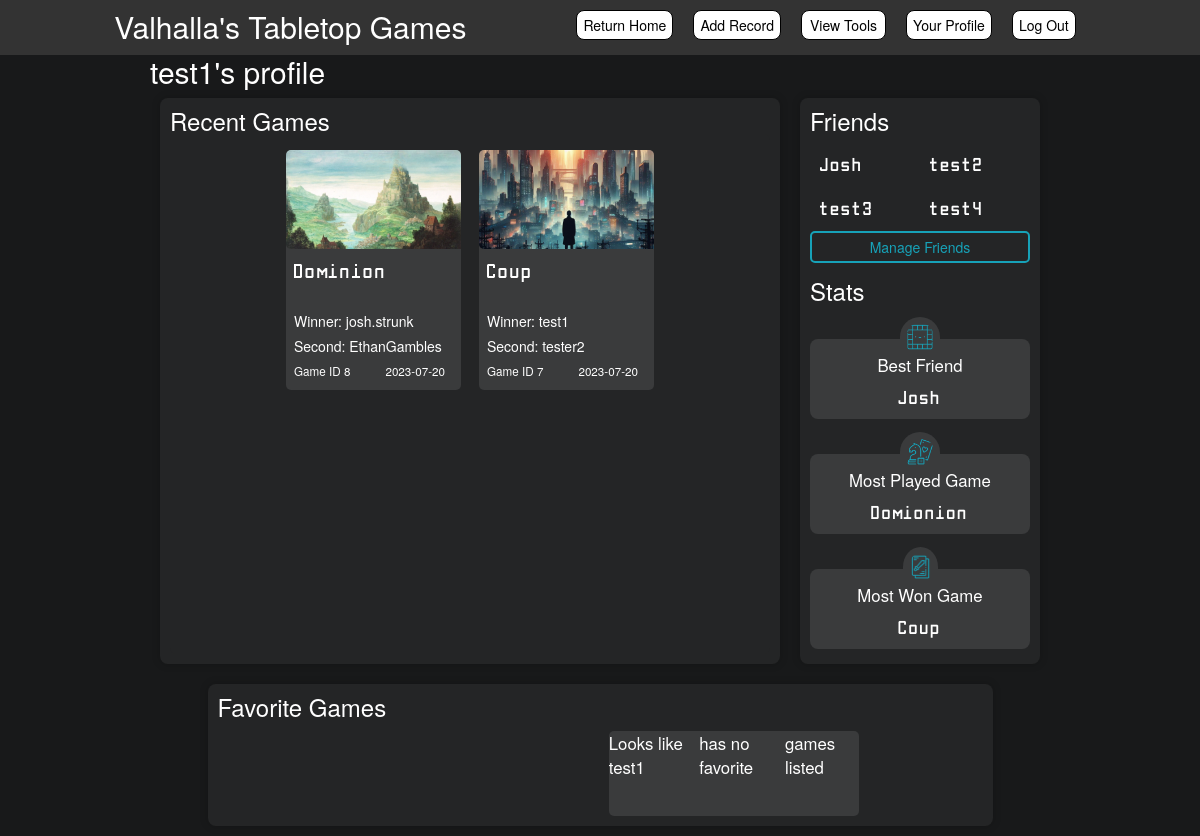
Page /profile?name=tester1 (signed in) on the committed database.
### app.py (models this page shows)
class User(UserMixin, db.Model):
        id = db.Column(db.Integer, primary_key=True)
        fullname = db.Column(db.String(50), nullable=False)
        username = db.Column(db.String(15), nullable=False, unique=True)
        email = db.Column(db.String(50), nullable=False, unique=True)
        password = db.Column(db.String(80), nullable=False)
        favorites = db.relationship('SupportedGames', secondary=userFavorites, backref='favoritedby')
        played = db.relationship('SupportedNames', secondary=playedUsers, backref='playedwith')
        friends = db.relationship('User', secondary=friends,
                                primaryjoin=(friends.c.user_id == id),
                                secondaryjoin=(friends.c.friend_id == id),
                                backref=db.backref('friend_of', lazy='dynamic'),
                                lazy='dynamic')

class DominionGame(db.Model):
    id = db.Column(db.Integer, primary_key=True)
    game_id = db.Column(db.Integer, nullable=False)
    winnerName = db.Column(db.String(50), nullable=False)
    winnerScore = db.Column(db.Integer, nullable=False)
    secondName = db.Column(db.String(50), nullable=False)
    secondScore = db.Column(db.Integer, nullable=False)
    thirdName = db.Column(db.String(50))
    thirdScore = db.Column(db.Integer)
    fourthName = db.Column(db.String(50))
    fourthScore = db.Column(db.Integer)
    date = db.Column(db.Date)

class CoupGame(db.Model):
    id = db.Column(db.Integer, primary_key=True)
    game_id = db.Column(db.Integer, nullable=False)
    winnerName = db.Column(db.String(50), nullable=False)
    secondName = db.Column(db.String(50), nullable=False)
    thirdName = db.Column(db.String(50))
    fourthName = db.Column(db.String(50))
    fifthName = db.Column(db.String(50))
    sixthName = db.Column(db.String(50))
    date = db.Column(db.Date)

### app.py (the view)
@app.route('/profile')
@login_required
def profile():
    userName = request.args.get('name')
    if userName != 'current':
        user = User.query.filter_by(username=userName).first()
    else:
        user = current_user
    user_friends = user.friends.limit(5).all()
    print("user_friends")
    print(user_friends)
    topGames = findRecentGames(user, 'true')
    games = user.favorites
    gameResults = []
    for game in games:
        game_name = game.gameName
        num_players = game.numPlayers
        gameResults.append((game_name, num_players))
    print("gameResults")
    print(gameResults)
    for game_name, num_players in gameResults:
        print(f"{game_name} has {num_players}")
    gamesWon = calcGamesWon(user)
    gamesPlayed = calcGamesPlayed(user)
    mostPlayed = calcMostPlayed(user)
    mostWon = calcMostWon(user)
    bestFriend = calcBestFriend(user)
    profileStats = [gamesPlayed, gamesWon, mostPlayed, mostWon, bestFriend]
    return render_template('profile.html', user=user, friends=user_friends, recentGames = topGames, favoriteGames=gameResults, profileStats = profileStats, profileName=userName, currUser = current_user)

### app.py (called while the page is built)
@login_manager.user_loader
def load_user(user_id):
    return User.query.get(int(user_id))

### templates/profile.html (shortened to what this page needs)
<!DOCTYPE html>
<html lang="en">
<head>
    <link rel="stylesheet" href="https://cdn.jsdelivr.net/npm/bootstrap@3.3.7/dist/css/bootstrap.min.css">
    <link rel="stylesheet" href="{{ url_for('static', filename='css/baseStyles.css') }}">
    <link rel="stylesheet" href="{{ url_for('static', filename='css/profile.css') }}">
</head>
<body>
    {% extends "base.html" %}
    {% import "bootstrap/wtf.html" as wtf %}
    {% block content %}
        <div id="content">
            <div>
                <h2 id="displayname">{{ user.fullname }}'s profile</h2>
                <div id="mainLayout">
                    <div class="section">
                        <h3 style="margin-bottom: 0px;">Recent Games</h3>
                        <div id="recentGames">
                            {% for game in recentGames %}
                            <div class="game">
                                <div >
                                    <img class="testimg" src="{{ url_for('static', filename='images/home/' + game.game_type.replace(' ', '') + '.png') }}" style="border-top-right-radius: 5px;">
                                </div>
                                <div class="gameContent">
                                   <h4>{{ game.game_type }}</h4>
                                   <h5>Winner: {{ game.winnerName }}</h5>
                                   <h5>Second: {{ game.secondName }}</h5>
                                   <span style="font-size: smaller;">Game ID {{ game.game_id}}</span>&nbsp;&nbsp;&nbsp;&nbsp;&nbsp;&nbsp;&nbsp;&nbsp;
                                   <span style="font-size: smaller;">{{ game.current_date }}</span>
                                </div>
                            </div>
                            {% endfor %}
                        </div>
                    </div>
                    <div class="section" id="friends">
                        <div style="height: 170px; width: 220px; position: relative;">
                            <h3>Friends</h3>
                            <div style="display: flex; flex-wrap: wrap; justify-content: space-between;">
                                {% for friend in friends[:4] %}
                                <div style="flex: 0 0 50%; padding: 10px;">
                                    <a href="/profile?name={{ friend.username }}" class="friend" style="cursor: pointer;">{{ friend.fullname }}</a>
                                </div>
                                {% endfor %}
                            </div>
                            <button class="btn-outline">Manage Friends</button>
                        </div>
                        <div>
                            <h3>Stats</h3>
                            <div class="stat">
                                <img class="icon" src="/static/images/bestfriend.PNG">
                                <p style="margin-top: 14px;">Best Friend</p>
                                <p style="font-family: 'Manolo Mono', sans-serif !important;">{{ profileStats[4] }}</p>
                            </div>
                            <div class="stat">
                                <img class="icon" src="/static/images/mostplayed.png">
                                <p style="margin-top: 14px;">Most Played Game</p>
                                <p style="font-family: 'Manolo Mono', sans-serif !important;">{{ profileStats[2] }}</p>
                            </div>
                            <div class="stat">
                                <img class="icon" src="/static/images/mostwon.png" style="width: 35px;">
                                <p style="margin-top: 14px; ">Most Won Game</p>
                                <p style="font-family: 'Manolo Mono', sans-serif !important;">{{ profileStats[3] }}</p>
                            </div>
                        </div>
                    </div>
                    <div class="section" id="favorites" style="width: 880px;">
                        <h3>Favorite Games</h3>
                        <div id="favoriteGames">
                            <div id="noFavorite" class="miniCard Hide">
                                <span style="margin-bottom: 6px;">Looks like {{ user.fullname }}</span>
                                <p style="margin-bottom: 6px;">has no favorite</p>
                                <p style="margin-top: 0px;">games listed</p>
                            </div>
                        </div>
                    </div>
                </div>
            </div>
        </div>
    {% endblock %}

### static/css/baseStyles.css (style rules this page uses)
body { background-color: #18191A; }
#content { display: flex; justify-content: center; background-color: #18191A; }
.section { margin: 10px; border-radius: 8px; box-shadow: 0px 0px 8px rgba(0, 0, 0, 0.2); padding: 10px; background-color:#242526; }

### static/css/profile.css (style rules this page uses)
#mainLayout { width: 900px; display: flex; flex-direction: row; flex-wrap: wrap; justify-content: center; }
#displayname { margin: 0px; color: white; }
#recentGames { height: 520px; width: 600px; display: flex; flex-direction: row; flex-wrap: wrap; justify-content: center; background-color: #242526; border-radius: 6px; }
#recentGames .game { display: flex; flex-direction: column; background-color: #3A3B3C; width: 175px; height: 240px; margin-top: 16px; border-radius: 5px; margin-left: 9px; margin-right: 9px; }
#recentGames h4 { color: white; margin-top: 14px; margin-bottom: 11px; height: 40px; font-family: 'Manolo Mono', sans-serif !important; }
.testimg { width: 175px; height: 98.4375px; border-top-left-radius: 5px; border-bottom-left-radius: 5px; }
h3 { color: white; margin-top: 0px; }
.gameContent { margin-left: 8px; }
.gameContent h5 { color: white; margin-bottom: 5px; }
.gameContent h4 { color: white; margin-top: 14px; margin-bottom: 22px; font-family: 'Manolo Mono', sans-serif !important; }
.gameContent span { color: white; }
.friend { color: white; font-size: larger; font-family: 'Manolo Mono', sans-serif !important; }
.btn-outline { color: #17a2b8 !important; background: transparent; border: 2px solid #17a2b8; outline: none; padding: 4px 7px; margin-top: 5px; border-radius: 5px; width: 220px; margin-bottom: 15px; position: absolute; bottom: 0; }
.stat { width: 220px; height: 80px; background-color: #3A3B3C; margin-top: 35px; display: flex; flex-direction: column; align-items: center; position: relative; border-radius: 8px; }
.stat p { color: white; font-size: larger; z-index: 200; }
.icon { background-color: #3A3B3C; z-index: 199; width: 40px; height: 40px; position: absolute; top: -22px; border-radius: 50%; border-bottom-right-radius: 0px !important; border-bottom-left-radius: 0px !important; padding: 6px; }
#favoriteGames { display: flex; flex-direction: row; justify-content: space-around; flex-wrap: wrap; gap: 20px; }
.miniCard { background-color: #3A3B3C;; width: 250px; height: 85px; display: flex; flex-direction: row; border-radius: 5px; }
.miniCard p, span { color: white; font-size: larger; }
.miniCard span { height: 45px; }

### rows in the picture
User: fullname "test1", winnerName "test1"
DominionGame: winnerName "josh.strunk", secondName "EthanGambles"
CoupGame: secondName "tester2"
User: fullname "Josh"
User: fullname "test2"
User: fullname "test3"
User: fullname "test4"

### other values in the picture
{{ game.game_type }} "Dominion" "Coup"
{{ game.game_id }} "8" "7"
{{ game.current_date }} "2023-07-20" "2023-07-20"
{{ profileStats[2] }} "Domionion"
{{ profileStats[3] }} "Coup"
